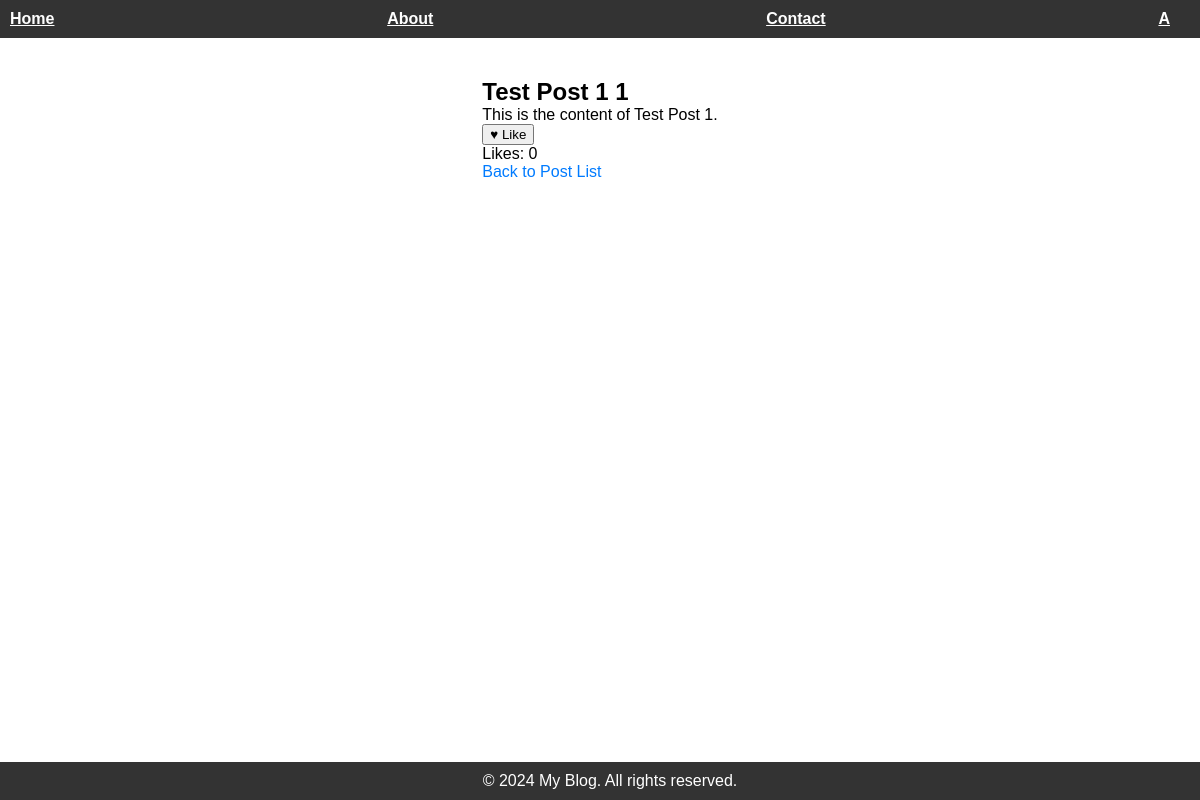
Page /posts/post_detail/2/ on the committed database.
### post_app/models.py (models this page shows, shortened)
class Post(models.Model):
    title = models.CharField(max_length=200, unique=True)
    author = models.ForeignKey(User, on_delete= models.CASCADE, related_name='blog_posts')
    theme = models.CharField(max_length=50, choices=[
        ('technology', 'Technology'),
        ('science', 'Science'),
        ('travel', 'Travel'),
        ('finance', 'Finance'),
        ('relationships', 'Relationships'),
        ('beauty', 'Beauty'),
        ('fashion', 'Fashion'),
        ('education', 'Education'),
        ('healthy', 'Healthy')
    ], blank=True)
    updated_on = models.DateTimeField(auto_now= True)
    content = models.TextField()
    created_on = models.DateTimeField(auto_now_add=True)
    status = models.IntegerField(choices=STATUS, default=0)
    likes = models.IntegerField(default=0)
    class Meta:
        ordering = ['-created_on']

### post_app/views.py (the view)
# urls.py: path('post_detail/<int:pk>/', post_views.post_detail, name='post_detail'),
def post_detail(request, pk):
    post = get_object_or_404(Post, pk=pk)
    liked_before = request.session.get(f'post_{pk}_liked', False)
    if request.method == 'POST' and not liked_before:
        if 'like_button' in request.POST:
            post.likes += 1
            post.save()
            request.session[f'post_{pk}_liked'] = True
            return HttpResponseRedirect(request.path)
    return render(request, 'post_detail.html', {'post': post, 'liked_before': liked_before})

### post_app/templates/post_detail.html (shortened to what this page needs)
{% extends 'base.html' %}
{% load static %}
{% block content %}
<link rel="stylesheet" href="{% static 'post_detail.css' %}">
    <h1>{{ post.title }}</h1>
    <p>{{ post.content }}</p>
    {% if not liked_before %}
        <form method="post" action="{% url 'post_detail' pk=post.pk %}">
            <button type="submit" name="like_button">
                <span>&#x2665;</span> Like
            </button>
        </form>
    {% else %}
        <p>You have already liked this post!</p>
    {% endif %}
    <p>Likes: {{ post.likes }}</p>
    <a href="{% url 'home' %}">Back to Post List</a>
{% endblock %}

### core_app/static/base.css (style rules this page uses)
body, h1, h2, p, ul { margin: 0; padding: 0; }
body { font-family: 'Arial', sans-serif; display: flex; flex-direction: column; min-height: 100vh; margin: 0; }

### post_app/static/post_detail.css (style rules this page uses)
body { font-family: Arial, sans-serif; margin: 0; padding: 0; }
a { color: #007bff; text-decoration: none; }

### rows in the picture
Post: title "Test Post 1 1", content "This is the content of Test Post 1.", likes "0"
